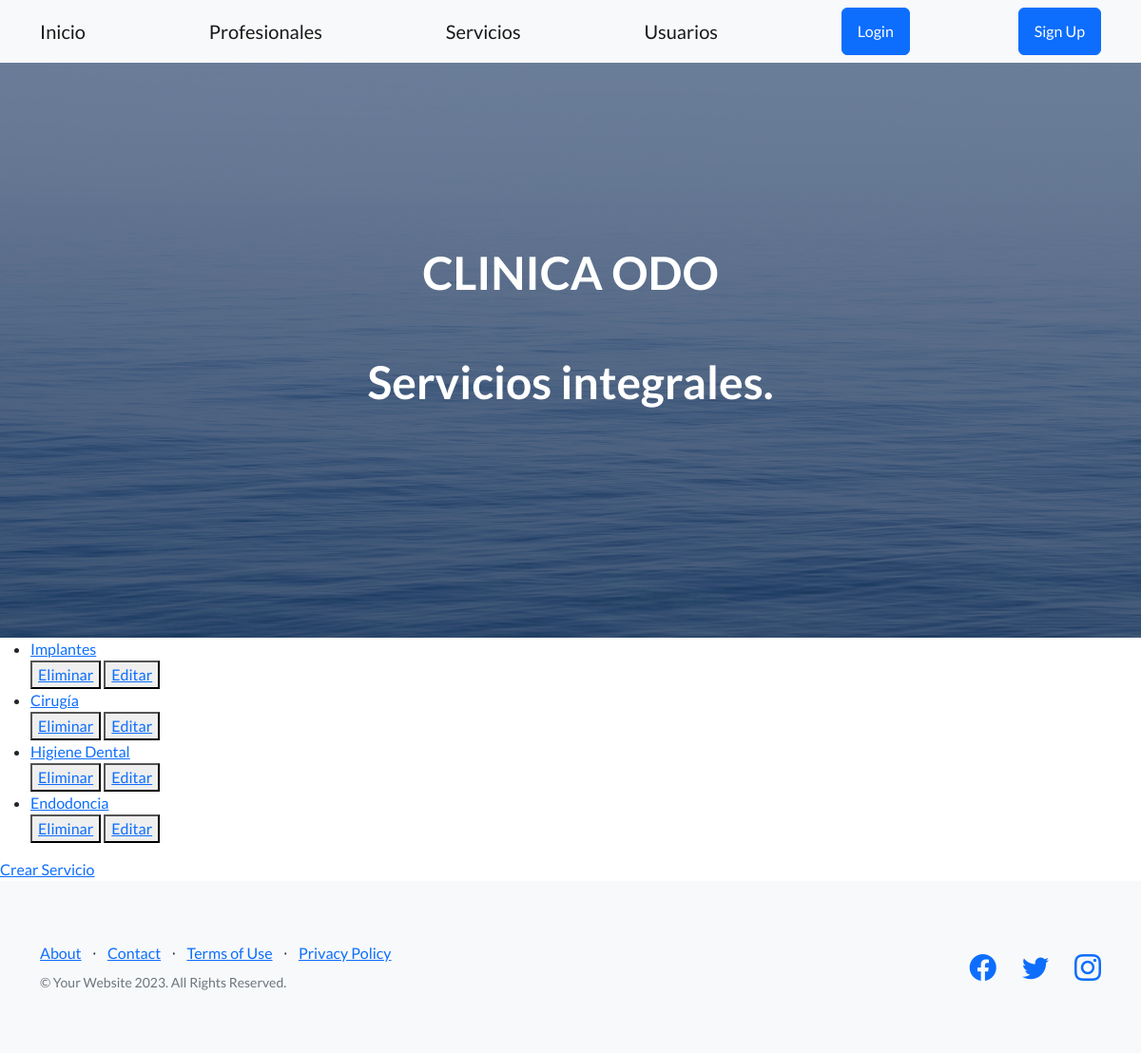
Page /ClinicaODO/lista-servicio on the committed database.
### ClinicaODON/models.py (models this page shows)
class Servicios(models.Model):
   nombre= models.CharField(max_length=50)
   def __str__(self):
      return f'{self.nombre}'

### ClinicaODON/views.py (the view)
# urls.py: path('lista-servicio', ServicioList.as_view(), name="ListaServicios"),
class ServicioList(ListView):
    model = Servicios
    template_name = "servicio_list.html"
    context_object_name= "servicios"

### ClinicaODON/templates/servicio_list.html
{% extends 'padre.html' %}
{% block contenidoQueCambia %}
    <ul>
        {% for  servicio in servicios %}
            <li>
                <a href="{% url 'DetalleServicios' servicio.id %}" > {{servicio}} </a>
            </li>
            <div>
                <button>
                    <a href="{% url 'EliminarServicios' servicio.id %}">Eliminar</a>
                </button>
                <button>
                    <a href="{% url 'ActualizarServicios' servicio.id %}">Editar</a>
                </button>
            </div>
        {% endfor %}
    </ul>
    <a href="{% url 'CreaServicios' %}">Crear Servicio</a>
{% endblock contenidoQueCambia %}

### rows in the picture
Servicios: nombre "Implantes"
Servicios: nombre "Cirugía"
Servicios: nombre "Higiene Dental"
Servicios: nombre "Endodoncia"
